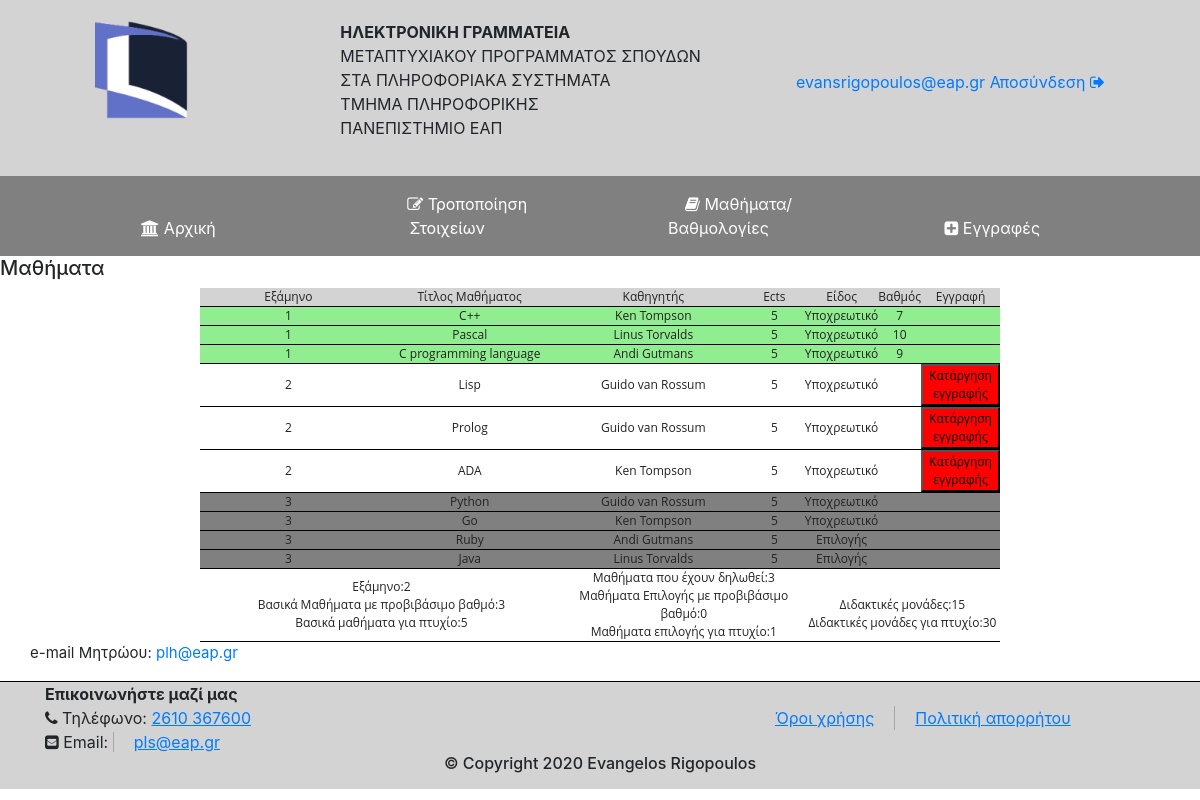
Screenshot of /studentrecords.php?user_id=37 (signed in) with the database file from the repository.
### tables this page shows
CREATE TABLE `records` (
  `record_id` int(10) NOT NULL,
  `user_id` int(10) DEFAULT NULL,
  `lesson_id` int(10) DEFAULT NULL,
  `status` set('Εγγεγραμμενος/η','Μη Εγγεγραμμενος/η') DEFAULT NULL,
  `grade` set('1','2','3','4','5','6','7','8','9','10') DEFAULT NULL
);

CREATE TABLE `lessons` (
  `lesson_id` int(10) NOT NULL,
  `user_id` int(50) NOT NULL,
  `title` varchar(50) NOT NULL,
  `description` mediumtext NOT NULL,
  `ects` int(10) NOT NULL,
  `type` set('Υποχρεωτικό','Επιλογής','','') NOT NULL,
  `semester` set('1','2','3','') NOT NULL
);

CREATE TABLE `user` (
  `user_id` int(10) NOT NULL,
  `name` varchar(50) DEFAULT NULL,
  `lastname` varchar(50) DEFAULT NULL,
  `Email` varchar(50) DEFAULT NULL,
  `Password` varchar(50) DEFAULT NULL,
  `role` set('Administrator','Student','Professor') NOT NULL,
  `mobile` varchar(10) DEFAULT NULL,
  `address` varchar(50) DEFAULT NULL,
  `birth_date` date DEFAULT NULL,
  `register_date` date DEFAULT NULL,
  `register_number` varchar(50) NOT NULL
);

CREATE TABLE `semester` (
  `user_id` int(50) NOT NULL,
  `semester_id` int(10) NOT NULL,
  `semester` set('1','2','3','') NOT NULL
);

### studentrecords.php (the view, shortened to what this page needs)
<?php
include("studentheader.php");
include("config.php");
?>
<!DOCTYPE html>
<html lang="en">
    <head>
  <link rel="stylesheet" href="https://stackpath.bootstrapcdn.com/bootstrap/4.1.3/css/bootstrap.min.css">
  <link rel="stylesheet" href="styles/styles.css">
  <link rel="stylesheet" href="https://cdnjs.cloudflare.com/ajax/libs/font-awesome/4.7.0/css/font-awesome.min.css">
  <link
  rel="stylesheet"
  href="https://cdnjs.cloudflare.com/ajax/libs/animate.css/4.1.1/animate.min.css"
/>
</head>
<body>
    <h5>Μαθήματα</h5>
    <?php
        $user_id = $_GET['user_id'];
        $sql1=" SELECT * FROM lessons LEFT JOIN  user on lessons.user_id=user.user_id LEFT JOIN records on records.lesson_id = lessons.lesson_id WHERE records.user_id=$user_id ";
        $data1 = $conn->query($sql1);
        $sql2 = "SELECT * FROM semester where user_id=$user_id";
        $data2 = $conn->query($sql2);
        $row2= $data2->fetch();
        $semester=$row2['semester'];
        $sql3="SELECT count(record_id) FROM records INNER JOIN lessons on records.lesson_id=lessons.lesson_id WHERE grade>5 and records.user_id=$user_id  and type='Υποχρεωτικό' ";
        $data3=$conn->query($sql3);
       $row3=$data3->fetch();
       $passedlessons=$row3['count(record_id)'];
       $sql4="SELECT count(record_id) FROM records INNER JOIN lessons on records.lesson_id=lessons.lesson_id WHERE status='Εγγεγραμμένος/η' and records.user_id=$user_id   ";
       $data4=$conn->query($sql4);
      $row4=$data4->fetch();
      $declaredlessons=$row4['count(record_id)'];
      $sql5="SELECT count(record_id) FROM records INNER JOIN lessons on records.lesson_id=lessons.lesson_id WHERE grade>5 and records.user_id=$user_id  and type='Επιλογής' ";
      $data5=$conn->query($sql5);
     $row5=$data5->fetch();
     $passedlessons2=$row5['count(record_id)'];
     $sql6="SELECT sum(ects) FROM lessons Left JOIN records on lessons.lesson_id=records.lesson_id WHERE records.grade>5 and records.user_id=$user_id   ";
     $data6=$conn->query($sql6);
    $row6=$data6->fetch();
    $ects=$row6['sum(ects)'];
    ?>
    <table class="show" id="tableshow">
        <thead>
            <tr class="text">
                <th>Εξάμηνο</th>
                <th>Τίτλος Μαθήματος</th>
                <th>Καθηγητής</th>
                <th>Ects</th>
                <th>Είδος</th>
                <th>Βαθμός</th>
                <th>Εγγραφή</th>
            </tr>
        </thead>
        <tbody>
                <?php $i=0; while($row = $data1->fetch()): $i++; ?>
                <tr id="row<?=$i?>">
                <td><?=$row['semester']?></td>
                <td><?=$row['title']?></td>
                <td><?=$row['name']?> <?=$row['lastname']?></td>
                <td><?=$row['ects']?></td>
                <td><?=$row['type']?></td>
                <td><?=$row['grade']?></td>
                <td colspan="3"><button type="button"  id="record<?=$i?>"></button>
                 </td>
            </tr>
            <?php endwhile?>
<td colspan="2">Εξάμηνο:<?=$semester?><br>Βασικά Μαθήματα με προβιβάσιμο βαθμό:<?=$passedlessons?><br>Βασικά μαθήματα για πτυχίο:<?=8-$passedlessons?></td>
<td colspan="2">Μαθήματα που έχουν δηλωθεί:<?=$declaredlessons?><br>Μαθήματα Επιλογής με προβιβάσιμο βαθμό:<?=$passedlessons2?><br>Μαθήματα επιλογής για πτυχίο:<?=1-$passedlessons2?></td>
<td colspan="3"><br>Διδακτικές μονάδες:<?=$ects?><br>Διδακτικές μονάδες για πτυχίο:<?=45-$ects?></td>
</tbody>
    </table>
    <div style="padding-left:30px;">
    <p  style="font-size:15px;">
    <span class="text">e-mail Μητρώου:</span>
    <span class="text"> <a href="#">plh@eap.gr</a></span>
</p>
    </div>
</body>
<?php
    include("footer.php");
    ?>
</html>

### styles/styles.css (style rules this page uses)
body { margin: 0em; width: auto; }
table, th, td { border: 1px solid black; border-collapse: collapse; text-align: center; color:rgb(91, 91, 92); }
table { width:100%; }
th { background-color:lightgray; width:30%; }
.text { background-color: #ffffff; }
.user,tr,th,td { font-family: Open Sans !important; font: 75% / 1.5 sans-serif; margin: 0; padding: 0; border: none; color: #222222; }
.show { display: table; border-collapse: separate; box-sizing: border-box; text-indent: initial; border-spacing:2px; width:800px; height: auto; border-top-width: 0px; border-right-width: 0px; border-bottom-width: 0px; border-left-width: 0px; border-spacing:2px; border-collapse: collapse; animation:fadeInLeft; animation-duration: 0.5s; }
.show th { margin:auto; border: auto; padding:auto; font:100%; }
.show,th,td { font-family: Open Sans !important; font:100% /1.5 Arial, Helvetica, sans-serif; margin:auto; border-bottom: 1px black solid; padding:auto; color: #222222; border-collapse: collapse; border-spacing:2px; }

### rows the page displays
records: lesson.semester "1", lesson.title "C++", user.name "Ken", user.lastname "Tompson", lesson.ects "5", lesson.type "Υποχρεωτικό", grade "7"
records: lesson.semester "1", lesson.title "Pascal", user.name "Linus", user.lastname "Torvalds", lesson.ects "5", lesson.type "Υποχρεωτικό", grade "10"
records: lesson.semester "1", lesson.title "C programming language", user.name "Andi", user.lastname "Gutmans", lesson.ects "5", lesson.type "Υποχρεωτικό", grade "9"
records: lesson.semester "2", lesson.title "Lisp", user.name "Guido", user.lastname "van Rossum", lesson.ects "5", lesson.type "Υποχρεωτικό"
records: lesson.semester "2", lesson.title "Prolog", user.name "Guido", user.lastname "van Rossum", lesson.ects "5", lesson.type "Υποχρεωτικό"
records: lesson.semester "2", lesson.title "ADA", user.name "Ken", user.lastname "Tompson", lesson.ects "5", lesson.type "Υποχρεωτικό"
records: lesson.semester "3", lesson.title "Python", user.name "Guido", user.lastname "van Rossum", lesson.ects "5", lesson.type "Υποχρεωτικό"
records: lesson.semester "3", lesson.title "Go", user.name "Ken", user.lastname "Tompson", lesson.ects "5", lesson.type "Υποχρεωτικό"
records: lesson.semester "3", lesson.title "Ruby", user.name "Andi", user.lastname "Gutmans", lesson.ects "5", lesson.type "Επιλογής"
records: lesson.semester "3", lesson.title "Java", user.name "Linus", user.lastname "Torvalds", lesson.ects "5", lesson.type "Επιλογής"
semester: semester "2"

### other values shown
$_SESSION['email'] "evansrigopoulos@eap.gr"
$passedlessons "3"
8-$passedlessons "5"
$declaredlessons "3"
$passedlessons2 "0"
1-$passedlessons2 "1"
$ects "15"
45-$ects "30"
